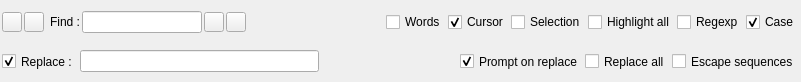
<?xml version="1.0" encoding="UTF-8"?>
<ui version="4.0">
 <class>SearchReplace</class>
 <widget class="QWidget" name="SearchReplace">
  <property name="geometry">
   <rect>
    <x>0</x>
    <y>0</y>
    <width>801</width>
    <height>82</height>
   </rect>
  </property>
  <property name="windowTitle">
   <string>Form</string>
  </property>
  <layout class="QVBoxLayout">
   <property name="spacing">
    <number>0</number>
   </property>
   <property name="leftMargin">
    <number>2</number>
   </property>
   <property name="topMargin">
    <number>2</number>
   </property>
   <property name="rightMargin">
    <number>2</number>
   </property>
   <property name="bottomMargin">
    <number>1</number>
   </property>
   <item>
    <widget class="QFrame" name="frameSearch">
     <property name="sizePolicy">
      <sizepolicy hsizetype="Expanding" vsizetype="Preferred">
       <horstretch>0</horstretch>
       <verstretch>0</verstretch>
      </sizepolicy>
     </property>
     <property name="minimumSize">
      <size>
       <width>16</width>
       <height>24</height>
      </size>
     </property>
     <property name="maximumSize">
      <size>
       <width>16777215</width>
       <height>16777215</height>
      </size>
     </property>
     <property name="frameShape">
      <enum>QFrame::NoFrame</enum>
     </property>
     <property name="frameShadow">
      <enum>QFrame::Plain</enum>
     </property>
     <layout class="QHBoxLayout">
      <property name="spacing">
       <number>2</number>
      </property>
      <property name="margin">
       <number>0</number>
      </property>
      <item>
       <widget class="QToolButton" name="bClose">
        <property name="sizePolicy">
         <sizepolicy hsizetype="Fixed" vsizetype="Preferred">
          <horstretch>0</horstretch>
          <verstretch>0</verstretch>
         </sizepolicy>
        </property>
        <property name="minimumSize">
         <size>
          <width>20</width>
          <height>20</height>
         </size>
        </property>
        <property name="maximumSize">
         <size>
          <width>20</width>
          <height>20</height>
         </size>
        </property>
        <property name="toolTip">
         <string>Close search/replace panel</string>
        </property>
        <property name="text">
         <string/>
        </property>
        <property name="icon">
         <iconset resource="../../../../src/lib/images/Edyuk.qrc">
          <normaloff>:/closeall.png</normaloff>:/closeall.png</iconset>
        </property>
       </widget>
      </item>
      <item>
       <widget class="QToolButton" name="bRefresh">
        <property name="sizePolicy">
         <sizepolicy hsizetype="Fixed" vsizetype="Preferred">
          <horstretch>0</horstretch>
          <verstretch>0</verstretch>
         </sizepolicy>
        </property>
        <property name="minimumSize">
         <size>
          <width>20</width>
          <height>20</height>
         </size>
        </property>
        <property name="maximumSize">
         <size>
          <width>20</width>
          <height>20</height>
         </size>
        </property>
        <property name="toolTip">
         <string>Refresh search underlying context (as an attempt to correct search behavior)</string>
        </property>
        <property name="text">
         <string/>
        </property>
        <property name="icon">
         <iconset resource="../../../../src/lib/images/Edyuk.qrc">
          <normaloff>:/reload.png</normaloff>:/reload.png</iconset>
        </property>
       </widget>
      </item>
      <item>
       <widget class="QLabel" name="label">
        <property name="sizePolicy">
         <sizepolicy hsizetype="Minimum" vsizetype="Preferred">
          <horstretch>0</horstretch>
          <verstretch>0</verstretch>
         </sizepolicy>
        </property>
        <property name="text">
         <string> Find :</string>
        </property>
        <property name="alignment">
         <set>Qt::AlignRight|Qt::AlignTrailing|Qt::AlignVCenter</set>
        </property>
       </widget>
      </item>
      <item>
       <widget class="QLineEdit" name="leFind">
        <property name="sizePolicy">
         <sizepolicy hsizetype="Minimum" vsizetype="Maximum">
          <horstretch>0</horstretch>
          <verstretch>0</verstretch>
         </sizepolicy>
        </property>
        <property name="minimumSize">
         <size>
          <width>120</width>
          <height>22</height>
         </size>
        </property>
        <property name="maximumSize">
         <size>
          <width>120</width>
          <height>16777215</height>
         </size>
        </property>
        <property name="toolTip">
         <string>Text or pattern to search for</string>
        </property>
       </widget>
      </item>
      <item>
       <widget class="QToolButton" name="bNext">
        <property name="sizePolicy">
         <sizepolicy hsizetype="Fixed" vsizetype="Preferred">
          <horstretch>0</horstretch>
          <verstretch>0</verstretch>
         </sizepolicy>
        </property>
        <property name="minimumSize">
         <size>
          <width>20</width>
          <height>20</height>
         </size>
        </property>
        <property name="maximumSize">
         <size>
          <width>20</width>
          <height>20</height>
         </size>
        </property>
        <property name="toolTip">
         <string>Find next occurence</string>
        </property>
        <property name="text">
         <string/>
        </property>
        <property name="icon">
         <iconset resource="../../../../src/lib/images/Edyuk.qrc">
          <normaloff>:/down.png</normaloff>:/down.png</iconset>
        </property>
       </widget>
      </item>
      <item>
       <widget class="QToolButton" name="bPrevious">
        <property name="sizePolicy">
         <sizepolicy hsizetype="Fixed" vsizetype="Preferred">
          <horstretch>0</horstretch>
          <verstretch>0</verstretch>
         </sizepolicy>
        </property>
        <property name="minimumSize">
         <size>
          <width>20</width>
          <height>20</height>
         </size>
        </property>
        <property name="maximumSize">
         <size>
          <width>20</width>
          <height>20</height>
         </size>
        </property>
        <property name="toolTip">
         <string>Find previous occurence</string>
        </property>
        <property name="text">
         <string/>
        </property>
        <property name="icon">
         <iconset resource="../../../../src/lib/images/Edyuk.qrc">
          <normaloff>:/up.png</normaloff>:/up.png</iconset>
        </property>
       </widget>
      </item>
      <item>
       <spacer>
        <property name="orientation">
         <enum>Qt::Horizontal</enum>
        </property>
        <property name="sizeType">
         <enum>QSizePolicy::Expanding</enum>
        </property>
        <property name="sizeHint" stdset="0">
         <size>
          <width>40</width>
          <height>20</height>
         </size>
        </property>
       </spacer>
      </item>
      <item>
       <widget class="QCheckBox" name="cbWords">
        <property name="sizePolicy">
         <sizepolicy hsizetype="Maximum" vsizetype="Preferred">
          <horstretch>0</horstretch>
          <verstretch>0</verstretch>
         </sizepolicy>
        </property>
        <property name="text">
         <string>Words</string>
        </property>
       </widget>
      </item>
      <item>
       <widget class="QCheckBox" name="cbCursor">
        <property name="sizePolicy">
         <sizepolicy hsizetype="Maximum" vsizetype="Preferred">
          <horstretch>0</horstretch>
          <verstretch>0</verstretch>
         </sizepolicy>
        </property>
        <property name="text">
         <string>Cursor</string>
        </property>
        <property name="checked">
         <bool>true</bool>
        </property>
       </widget>
      </item>
      <item>
       <widget class="QCheckBox" name="cbSelection">
        <property name="sizePolicy">
         <sizepolicy hsizetype="Maximum" vsizetype="Preferred">
          <horstretch>0</horstretch>
          <verstretch>0</verstretch>
         </sizepolicy>
        </property>
        <property name="text">
         <string>Selection</string>
        </property>
       </widget>
      </item>
      <item>
       <widget class="QCheckBox" name="cbHighlight">
        <property name="sizePolicy">
         <sizepolicy hsizetype="Minimum" vsizetype="Preferred">
          <horstretch>0</horstretch>
          <verstretch>0</verstretch>
         </sizepolicy>
        </property>
        <property name="text">
         <string>Highlight all</string>
        </property>
       </widget>
      </item>
      <item>
       <widget class="QCheckBox" name="cbRegExp">
        <property name="sizePolicy">
         <sizepolicy hsizetype="Maximum" vsizetype="Preferred">
          <horstretch>0</horstretch>
          <verstretch>0</verstretch>
         </sizepolicy>
        </property>
        <property name="text">
         <string>Regexp</string>
        </property>
       </widget>
      </item>
      <item>
       <widget class="QCheckBox" name="cbCase">
        <property name="sizePolicy">
         <sizepolicy hsizetype="Maximum" vsizetype="Preferred">
          <horstretch>0</horstretch>
          <verstretch>0</verstretch>
         </sizepolicy>
        </property>
        <property name="text">
         <string>Case</string>
        </property>
        <property name="checked">
         <bool>true</bool>
        </property>
       </widget>
      </item>
     </layout>
    </widget>
   </item>
   <item>
    <widget class="QFrame" name="frameReplace">
     <property name="sizePolicy">
      <sizepolicy hsizetype="MinimumExpanding" vsizetype="Preferred">
       <horstretch>0</horstretch>
       <verstretch>0</verstretch>
      </sizepolicy>
     </property>
     <property name="minimumSize">
      <size>
       <width>16</width>
       <height>24</height>
      </size>
     </property>
     <property name="maximumSize">
      <size>
       <width>16777215</width>
       <height>16777215</height>
      </size>
     </property>
     <property name="frameShape">
      <enum>QFrame::NoFrame</enum>
     </property>
     <property name="frameShadow">
      <enum>QFrame::Plain</enum>
     </property>
     <layout class="QHBoxLayout">
      <property name="spacing">
       <number>2</number>
      </property>
      <property name="margin">
       <number>0</number>
      </property>
      <item>
       <widget class="QCheckBox" name="cbReplace">
        <property name="sizePolicy">
         <sizepolicy hsizetype="Maximum" vsizetype="Preferred">
          <horstretch>0</horstretch>
          <verstretch>0</verstretch>
         </sizepolicy>
        </property>
        <property name="text">
         <string>Replace :</string>
        </property>
        <property name="checked">
         <bool>true</bool>
        </property>
       </widget>
      </item>
      <item>
       <widget class="QLineEdit" name="leReplace">
        <property name="enabled">
         <bool>true</bool>
        </property>
        <property name="sizePolicy">
         <sizepolicy hsizetype="Minimum" vsizetype="Fixed">
          <horstretch>0</horstretch>
          <verstretch>0</verstretch>
         </sizepolicy>
        </property>
        <property name="minimumSize">
         <size>
          <width>168</width>
          <height>22</height>
         </size>
        </property>
        <property name="maximumSize">
         <size>
          <width>1200</width>
          <height>16777215</height>
         </size>
        </property>
        <property name="toolTip">
         <string>Replacement text</string>
        </property>
       </widget>
      </item>
      <item>
       <spacer>
        <property name="orientation">
         <enum>Qt::Horizontal</enum>
        </property>
        <property name="sizeType">
         <enum>QSizePolicy::Preferred</enum>
        </property>
        <property name="sizeHint" stdset="0">
         <size>
          <width>139</width>
          <height>24</height>
         </size>
        </property>
       </spacer>
      </item>
      <item>
       <widget class="QCheckBox" name="cbPrompt">
        <property name="sizePolicy">
         <sizepolicy hsizetype="Maximum" vsizetype="Preferred">
          <horstretch>0</horstretch>
          <verstretch>0</verstretch>
         </sizepolicy>
        </property>
        <property name="text">
         <string>Prompt on replace</string>
        </property>
        <property name="checked">
         <bool>true</bool>
        </property>
       </widget>
      </item>
      <item>
       <widget class="QCheckBox" name="cbReplaceAll">
        <property name="sizePolicy">
         <sizepolicy hsizetype="Maximum" vsizetype="Preferred">
          <horstretch>0</horstretch>
          <verstretch>0</verstretch>
         </sizepolicy>
        </property>
        <property name="text">
         <string>Replace all</string>
        </property>
       </widget>
      </item>
      <item>
       <widget class="QCheckBox" name="cbEscapeSeq">
        <property name="sizePolicy">
         <sizepolicy hsizetype="Maximum" vsizetype="Preferred">
          <horstretch>0</horstretch>
          <verstretch>0</verstretch>
         </sizepolicy>
        </property>
        <property name="text">
         <string>Escape sequences</string>
        </property>
       </widget>
      </item>
     </layout>
    </widget>
   </item>
  </layout>
 </widget>
 <resources>
  <include location="../../../../src/lib/images/Edyuk.qrc"/>
 </resources>
 <connections>
  <connection>
   <sender>cbReplace</sender>
   <signal>toggled(bool)</signal>
   <receiver>frameReplace</receiver>
   <slot>setVisible(bool)</slot>
   <hints>
    <hint type="sourcelabel">
     <x>46</x>
     <y>47</y>
    </hint>
    <hint type="destinationlabel">
     <x>249</x>
     <y>49</y>
    </hint>
   </hints>
  </connection>
  <connection>
   <sender>bClose</sender>
   <signal>clicked()</signal>
   <receiver>SearchReplace</receiver>
   <slot>hide()</slot>
   <hints>
    <hint type="sourcelabel">
     <x>11</x>
     <y>15</y>
    </hint>
    <hint type="destinationlabel">
     <x>202</x>
     <y>-27</y>
    </hint>
   </hints>
  </connection>
 </connections>
</ui>
